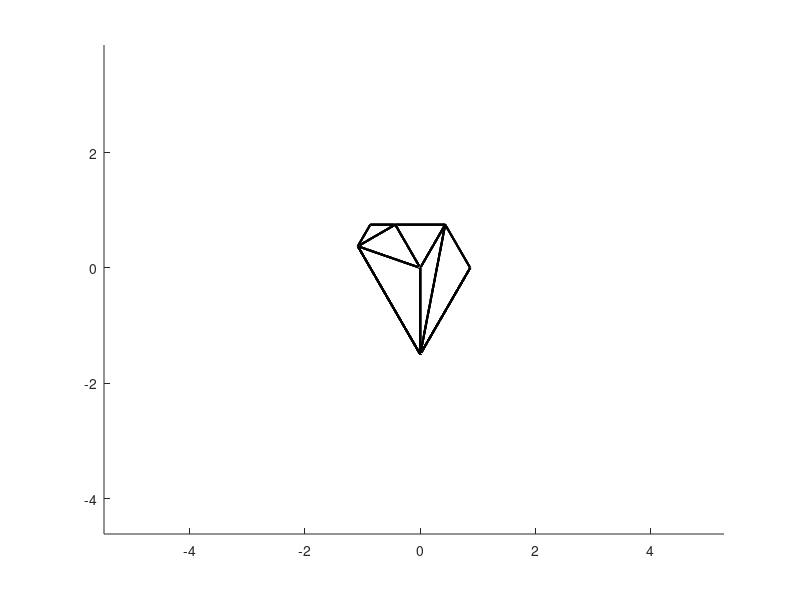

Recreate this plot in MATLAB.
clear; close all; clc;

vertex = [
-1.0825,0.3750,-0.7129;
-1.0825,0.3750,0.7129;
-0.8660,0.7500,-0.7129;
-0.8660,0.7500,0.7129;
-0.4330,0.7500,-1.4182;
-0.4330,0.7500,1.4182;
-0.0000,-1.5000,-4.2398;
0.0000,-1.5000,4.2398;
-0.0000,-0.0000,-2.8290;
0.0000,0.0000,2.8290;
0.4330,0.7500,-1.4182;
0.4330,0.7500,1.4182;
0.8660,0.0000,-1.4182;
0.8660,-0.0000,1.4182;
];
face = [
10,11,13;
10,13,12;
2,3,5;
2,5,11;
2,11,10;
2,10,4;
0,1,3;
0,3,2;
0,6,7;
0,7,1;
6,12,13;
6,13,7;
7,13,11;
7,11,9;
5,9,11;
1,7,9;
1,9,5;
1,5,3;
7,13,11;
7,11,9;
5,9,11;
1,7,9;
1,9,5;
1,5,3;
6,8,10;
6,10,12;
4,10,8;
0,2,4;
0,4,8;
0,8,6;
6,8,10;
6,10,12;
4,10,8;
0,2,4;
0,4,8;
0,8,6;
];

figure(1); clf;
hold on;
axis equal;
for i = 1:size(face,1)
    v = vertex(face(i, :)+1, :);
    plot3([v(1,1), v(2,1)], [v(1,2), v(2,2)], [v(1,3), v(2,3)], ...
        'k', 'linewidth', 1.5);
    plot3([v(2,1), v(3,1)], [v(2,2), v(3,2)], [v(2,3), v(3,3)], ...
        'k', 'linewidth', 1.5);
    plot3([v(3,1), v(1,1)], [v(3,2), v(1,2)], [v(3,3), v(1,3)], ...
        'k', 'linewidth', 1.5);
end
